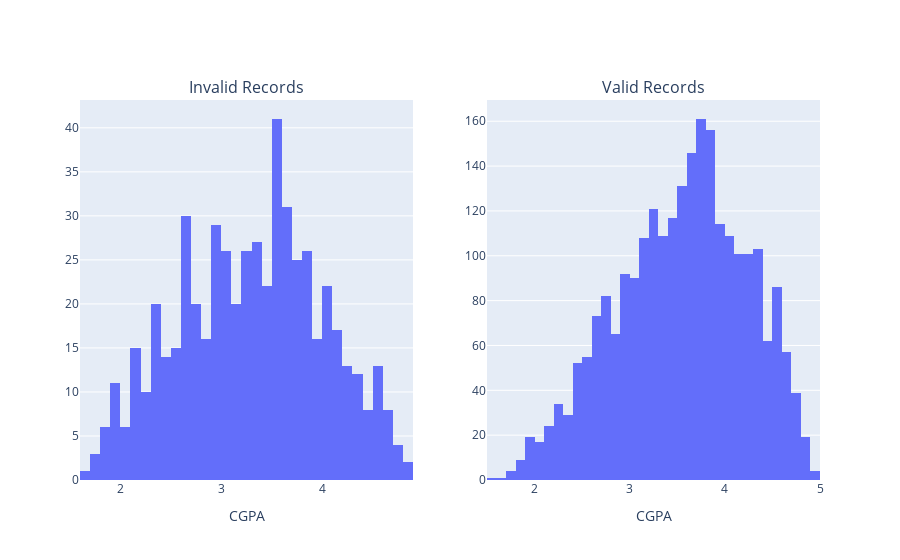
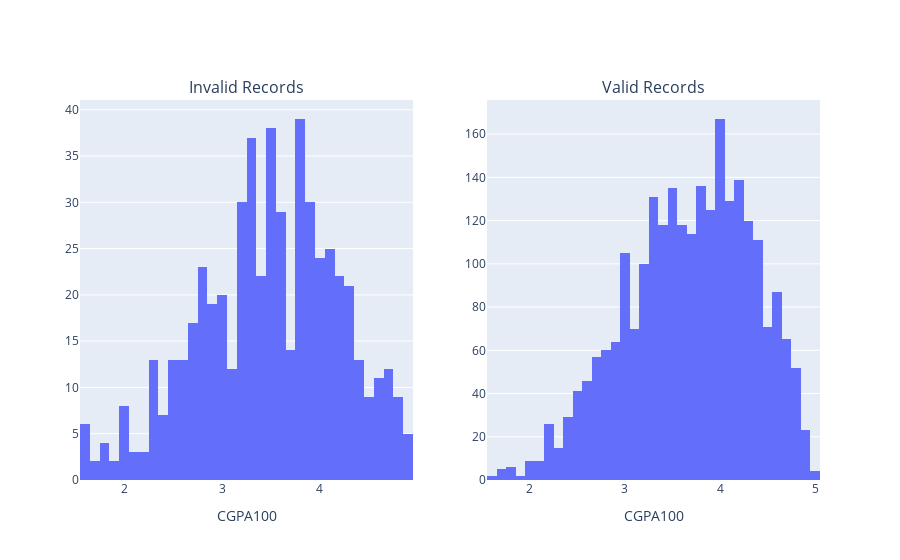
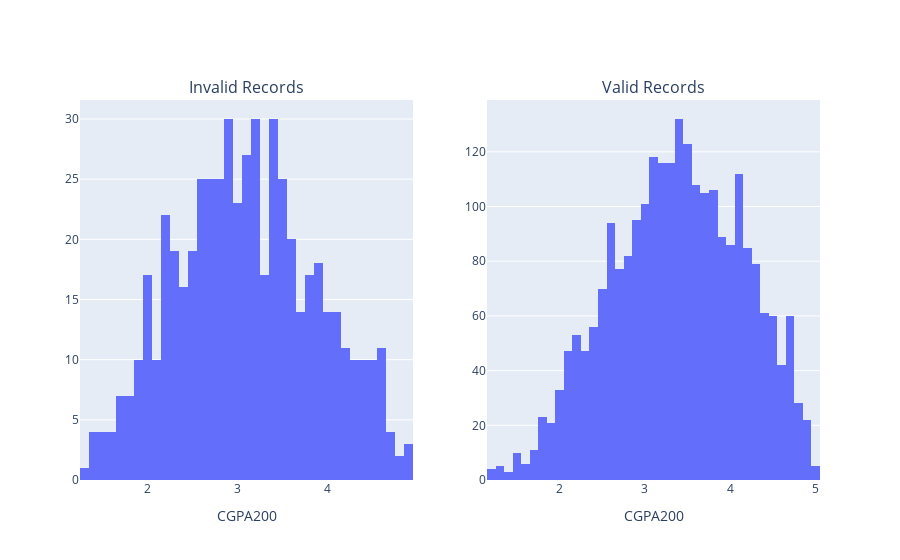
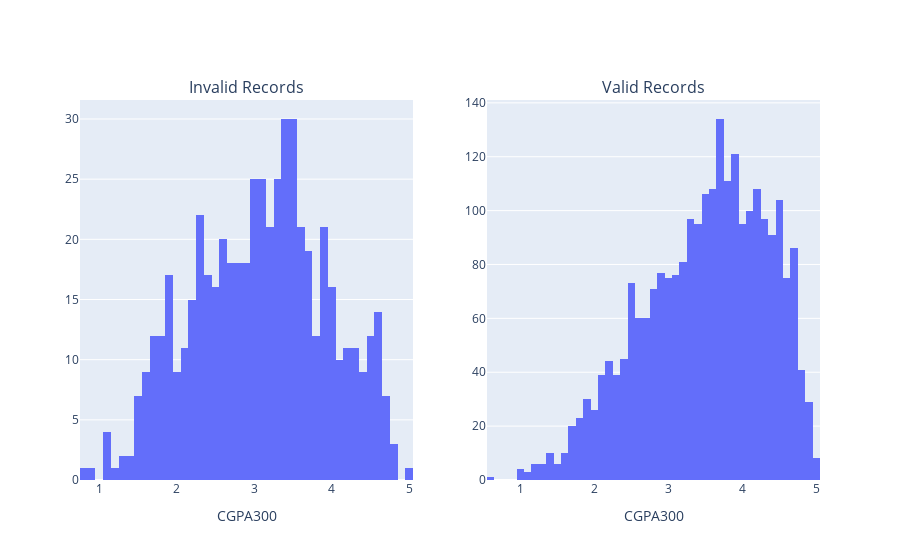

Notebook cell for these charts, in order:
### Markdown cell above
Around a fifth of the records were flagged as having invalid cumulative GPAs. This suggests quite a few students came in with credits and took below 12 credits at least one semester, or took above 18 credits at least one semester. Of course, it is also possible that this college has a different way of calculating GPA than Grove City College considering the presence of 5.00 GPAs. 

Next, I checked to see if there was anything off about the distribution of these suspicious records.

### Code cell
valid_records = df[~df['ID No'].isin(sus_values['ID No'])]
cols = ['CGPA', 'CGPA100', 'CGPA200', 'CGPA300', 'CGPA400', 'YoG']

# *** the following code comes from https://stackoverflow.com/questions/56727843/how-can-i-create-subplots-with-plotly-express , I just made it a method
# and edited it so it would work
import plotly.subplots as sp
def subplot_function(x_col):
    #Create figures in Express
    figure1 = px.histogram(sus_values, x=x_col, title='Invalid Records')
    figure2 = px.histogram(valid_records, x=x_col, title='Valid Records')

    # Extract traces from figures
    figure1_traces = [trace for trace in figure1["data"]]
    figure2_traces = [trace for trace in figure2["data"]]

    # Create a 1x2 subplot
    this_figure = sp.make_subplots(rows=1, cols=2, subplot_titles=['Invalid Records', 'Valid Records'])

    # Add traces to subplot
    for traces in figure1_traces:
        this_figure.add_trace(traces, row=1, col=1)
    for traces in figure2_traces:
        this_figure.add_trace(traces, row=1, col=2)

    #*** I added the code that added x-axises titles
    # Update xaxis properties
    this_figure.update_xaxes(title_text= col, row=1, col=1) 
    this_figure.update_xaxes(title_text= col, row=1, col=2)


    # Show the plot
    this_figure.show()

for col in cols:
    subplot_function(col)

#*** Everything after this is me again

### Figure 1 — Plotly figure (JSON) as saved in the notebook; plotly's stock layout.template omitted (floating-point values rounded to 4 significant figures; data arrays with more than 128 entries replaced by an {"elided": "..."} marker saying what was removed)
{"data": [{"alignmentgroup": "True", "bingroup": "x", "hovertemplate": "CGPA=%{x}<br>count=%{y}<extra></extra>", "legendgroup": "", "marker": {"color": "#636efa", "pattern": {"shape": ""}}, "name": "", "offsetgroup": "", "orientation": "v", "showlegend": false, "type": "histogram", "x": {"elided": "555 float values"}, "xaxis": "x", "yaxis": "y"}, {"alignmentgroup": "True", "bingroup": "x", "hovertemplate": "CGPA=%{x}<br>count=%{y}<extra></extra>", "legendgroup": "", "marker": {"color": "#636efa", "pattern": {"shape": ""}}, "name": "", "offsetgroup": "", "orientation": "v", "showlegend": false, "type": "histogram", "x": {"elided": "2491 float values"}, "xaxis": "x2", "yaxis": "y2"}], "layout": {"annotations": [{"font": {"size": 16}, "showarrow": false, "text": "Invalid Records", "x": 0.225, "xanchor": "center", "xref": "paper", "y": 1, "yanchor": "bottom", "yref": "paper"}, {"font": {"size": 16}, "showarrow": false, "text": "Valid Records", "x": 0.775, "xanchor": "center", "xref": "paper", "y": 1, "yanchor": "bottom", "yref": "paper"}], "xaxis": {"anchor": "y", "domain": [0, 0.45], "title": {"text": "CGPA"}}, "xaxis2": {"anchor": "y2", "domain": [0.55, 1], "title": {"text": "CGPA"}}, "yaxis": {"anchor": "x", "domain": [0, 1]}, "yaxis2": {"anchor": "x2", "domain": [0, 1]}}}

### Figure 2 — Plotly figure (JSON) as saved in the notebook; plotly's stock layout.template omitted (floating-point values rounded to 4 significant figures; data arrays with more than 128 entries replaced by an {"elided": "..."} marker saying what was removed)
{"data": [{"alignmentgroup": "True", "bingroup": "x", "hovertemplate": "CGPA100=%{x}<br>count=%{y}<extra></extra>", "legendgroup": "", "marker": {"color": "#636efa", "pattern": {"shape": ""}}, "name": "", "offsetgroup": "", "orientation": "v", "showlegend": false, "type": "histogram", "x": {"elided": "555 float values"}, "xaxis": "x", "yaxis": "y"}, {"alignmentgroup": "True", "bingroup": "x", "hovertemplate": "CGPA100=%{x}<br>count=%{y}<extra></extra>", "legendgroup": "", "marker": {"color": "#636efa", "pattern": {"shape": ""}}, "name": "", "offsetgroup": "", "orientation": "v", "showlegend": false, "type": "histogram", "x": {"elided": "2491 float values"}, "xaxis": "x2", "yaxis": "y2"}], "layout": {"annotations": [{"font": {"size": 16}, "showarrow": false, "text": "Invalid Records", "x": 0.225, "xanchor": "center", "xref": "paper", "y": 1, "yanchor": "bottom", "yref": "paper"}, {"font": {"size": 16}, "showarrow": false, "text": "Valid Records", "x": 0.775, "xanchor": "center", "xref": "paper", "y": 1, "yanchor": "bottom", "yref": "paper"}], "xaxis": {"anchor": "y", "domain": [0, 0.45], "title": {"text": "CGPA100"}}, "xaxis2": {"anchor": "y2", "domain": [0.55, 1], "title": {"text": "CGPA100"}}, "yaxis": {"anchor": "x", "domain": [0, 1]}, "yaxis2": {"anchor": "x2", "domain": [0, 1]}}}

### Figure 3 — Plotly figure (JSON) as saved in the notebook; plotly's stock layout.template omitted (floating-point values rounded to 4 significant figures; data arrays with more than 128 entries replaced by an {"elided": "..."} marker saying what was removed)
{"data": [{"alignmentgroup": "True", "bingroup": "x", "hovertemplate": "CGPA200=%{x}<br>count=%{y}<extra></extra>", "legendgroup": "", "marker": {"color": "#636efa", "pattern": {"shape": ""}}, "name": "", "offsetgroup": "", "orientation": "v", "showlegend": false, "type": "histogram", "x": {"elided": "555 float values"}, "xaxis": "x", "yaxis": "y"}, {"alignmentgroup": "True", "bingroup": "x", "hovertemplate": "CGPA200=%{x}<br>count=%{y}<extra></extra>", "legendgroup": "", "marker": {"color": "#636efa", "pattern": {"shape": ""}}, "name": "", "offsetgroup": "", "orientation": "v", "showlegend": false, "type": "histogram", "x": {"elided": "2491 float values"}, "xaxis": "x2", "yaxis": "y2"}], "layout": {"annotations": [{"font": {"size": 16}, "showarrow": false, "text": "Invalid Records", "x": 0.225, "xanchor": "center", "xref": "paper", "y": 1, "yanchor": "bottom", "yref": "paper"}, {"font": {"size": 16}, "showarrow": false, "text": "Valid Records", "x": 0.775, "xanchor": "center", "xref": "paper", "y": 1, "yanchor": "bottom", "yref": "paper"}], "xaxis": {"anchor": "y", "domain": [0, 0.45], "title": {"text": "CGPA200"}}, "xaxis2": {"anchor": "y2", "domain": [0.55, 1], "title": {"text": "CGPA200"}}, "yaxis": {"anchor": "x", "domain": [0, 1]}, "yaxis2": {"anchor": "x2", "domain": [0, 1]}}}

### Figure 4 — Plotly figure (JSON) as saved in the notebook; plotly's stock layout.template omitted (floating-point values rounded to 4 significant figures; data arrays with more than 128 entries replaced by an {"elided": "..."} marker saying what was removed)
{"data": [{"alignmentgroup": "True", "bingroup": "x", "hovertemplate": "CGPA300=%{x}<br>count=%{y}<extra></extra>", "legendgroup": "", "marker": {"color": "#636efa", "pattern": {"shape": ""}}, "name": "", "offsetgroup": "", "orientation": "v", "showlegend": false, "type": "histogram", "x": {"elided": "555 float values"}, "xaxis": "x", "yaxis": "y"}, {"alignmentgroup": "True", "bingroup": "x", "hovertemplate": "CGPA300=%{x}<br>count=%{y}<extra></extra>", "legendgroup": "", "marker": {"color": "#636efa", "pattern": {"shape": ""}}, "name": "", "offsetgroup": "", "orientation": "v", "showlegend": false, "type": "histogram", "x": {"elided": "2491 float values"}, "xaxis": "x2", "yaxis": "y2"}], "layout": {"annotations": [{"font": {"size": 16}, "showarrow": false, "text": "Invalid Records", "x": 0.225, "xanchor": "center", "xref": "paper", "y": 1, "yanchor": "bottom", "yref": "paper"}, {"font": {"size": 16}, "showarrow": false, "text": "Valid Records", "x": 0.775, "xanchor": "center", "xref": "paper", "y": 1, "yanchor": "bottom", "yref": "paper"}], "xaxis": {"anchor": "y", "domain": [0, 0.45], "title": {"text": "CGPA300"}}, "xaxis2": {"anchor": "y2", "domain": [0.55, 1], "title": {"text": "CGPA300"}}, "yaxis": {"anchor": "x", "domain": [0, 1]}, "yaxis2": {"anchor": "x2", "domain": [0, 1]}}}
